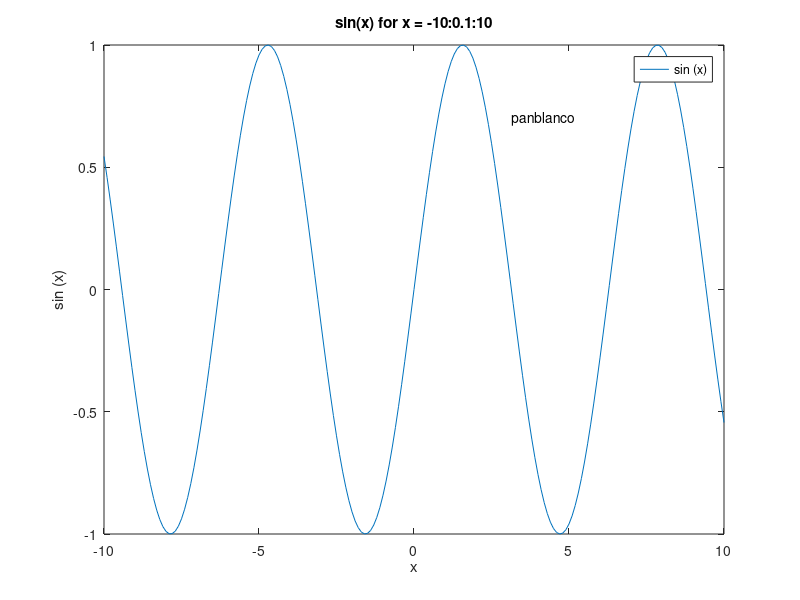

The MATLAB source for this figure:
x = -10:0.1:10;
plot (x, sin (x));
title ("sin(x) for x = -10:0.1:10");
xlabel ("x");
ylabel ("sin (x)");
texto = strcat("pan ","", "blanco");
text (pi, 0.7, texto);
legend ("sin (x)");


x = 1:10;
y1 = x + randn(1,10);
%scatter(x,y1,25,'b','*')
P = polyfit(x,y1,1);
yfit = polyval(P,x);
%hold on;
%plot(x,yfit,'r-.');
%eqn = string(" Linear: y = " + P(1)) + "x + " + string(P(2));
%text(min(x),max(y1),eqn,"HorizontalAlignment","left","VerticalAlignment","top")